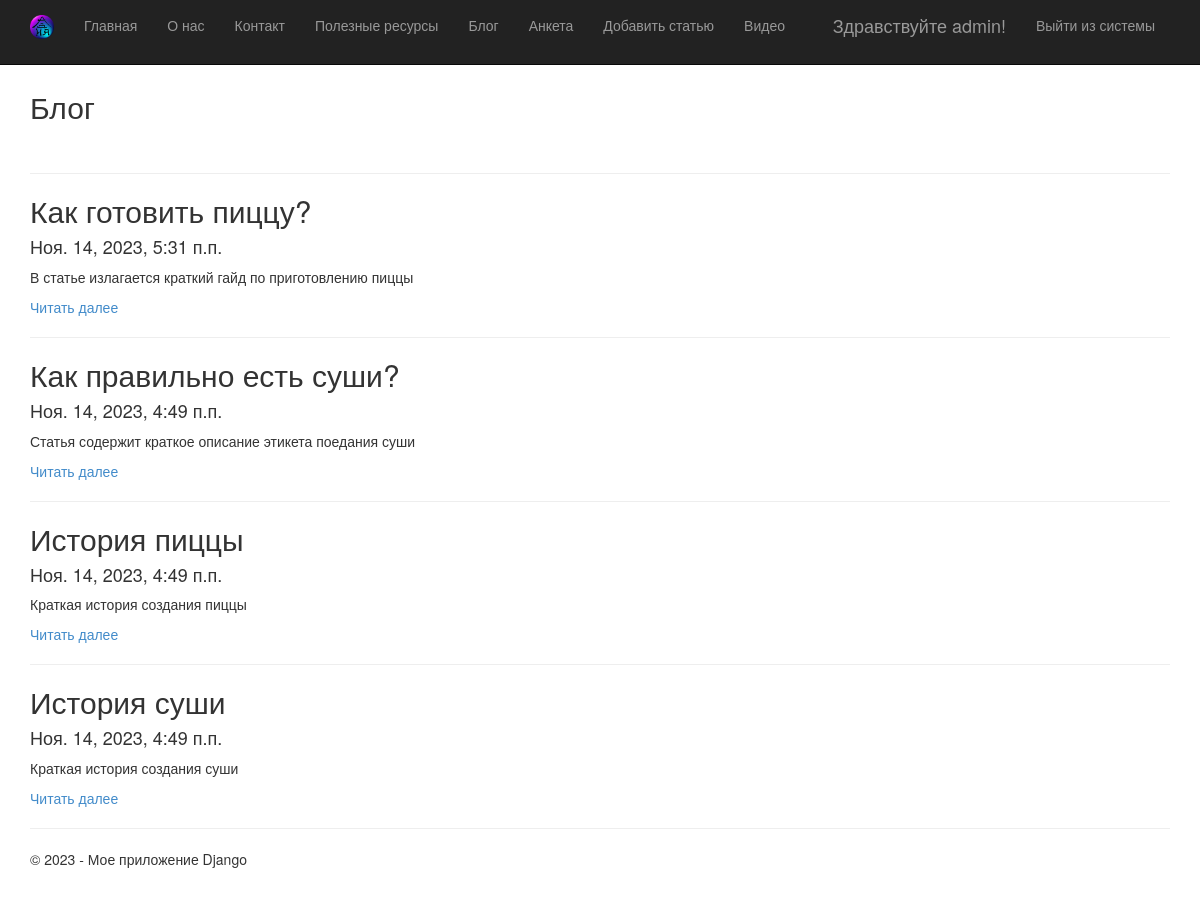
Page /blog/ (signed in) on the committed database.
### app/models.py (models this page shows, shortened)
class Blog(models.Model):
    title = models.CharField(max_length=100, unique_for_date= "posted", verbose_name = "Заголовок")
    description = models.TextField(verbose_name="Краткое содержание")
    content = models.TextField(verbose_name="Полное содержание")
    posted = models.DateTimeField(default= datetime.now(), db_index=True, verbose_name="Опубликована")
    author = models.ForeignKey(User, null=True, blank=True, on_delete = models.SET_NULL, verbose_name = "Автор")
    image = models.FileField(default='temp.jpg', verbose_name = "Путь к картинке")
    class Meta:
        db_table = "Posts"# имя таблицы для модели
        ordering = ["-posted"] # Порядок сортировки данных в модели (- это убывание)
        verbose_name = "статья блога" #Имя которое будет отображаться в администратимном разделе (для одной статьи)
        verbose_name_plural = "статья блога" #Для всех статей

### app/views.py (the view)
# urls.py: path('blog/', views.blog, name='blog'),
def blog(request):
    assert isinstance(request, HttpRequest)
    posts = Blog.objects.all() # запрос на выбор всех статей блога из модели
    return render(
        request,
        'app/blog.html',
        {
            'title':'Блог',
            'posts': posts, # передача списка статей в шаблон веб-страницы
            'year':datetime.now().year,
        }
    )

### app/templates/app/blog.html
{% extends "app/layout.html" %}
{% block content %}
<h2>{{ title }}</h2>
<br />
{% for post in posts %}
<hr />
<div class="">
    <h2> {{post.title}} </h2>
    <h4> {{post.posted}} </h4>
    <p> {{post.description}} </p>
    <p><a href="{% url 'blogpost' parametr=post.id %}"> Читать далее </a> </p>
</div>
{% endfor %}
{% endblock %}

### app/templates/app/loginpartial.html (shortened to what this page needs)
﻿{% if user.is_authenticated %}
<form id="logoutForm" action="/logout/" method="post" class="navbar-right">
    <ul class="nav navbar-nav navbar-right">
        <li><span class="navbar-brand">Здравствуйте {{ user.username }}!</span></li>
        <li><a href="javascript:document.getElementById('logoutForm').submit()">Выйти из системы</a></li>
    </ul>
</form>
{% else %}
<ul class="nav navbar-nav navbar-right">
    <li><a href="{% url 'login' %}">Авторизоваться</a></li>
</ul>
{% endif %}

### app/static/app/content/site.css (style rules this page uses)
body { padding-top: 50px; padding-bottom: 20px; }

### rows in the picture
Blog: title "Как готовить пиццу?", posted "Ноя. 14, 2023, 5:31 п.п.", description "В статье излагается краткий гайд по приготовлению пиццы"
Blog: title "Как правильно есть суши?", posted "Ноя. 14, 2023, 4:49 п.п.", description "Статья содержит краткое описание этикета поедания суши"
Blog: title "История пиццы", posted "Ноя. 14, 2023, 4:49 п.п.", description "Краткая история создания пиццы"
Blog: title "История суши", posted "Ноя. 14, 2023, 4:49 п.п.", description "Краткая история создания суши"

### other values in the picture
{{ user.username }} "admin"
{{ title }} "Блог"
